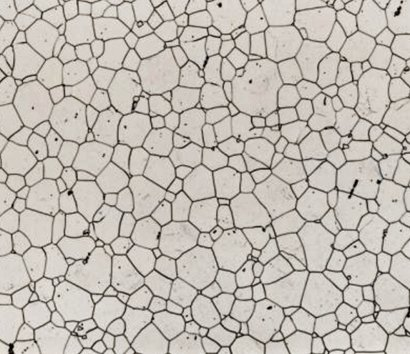
#> input picture grains2.jpg, 410 x 354 px, found by its file name
$ python keyPoints_Detectors_Descriptors_OpenCV_L13_main.py
#> lines starting #> are read from the running program, lines starting #| are printed output that depends on the picture
#Keypoints are points of interest in an image that can be used to compare
# images and perform tasks such as image alignment and registration.
# These points can be automatically detected (defined) by the system using
# algorithms such as SIFT, SURF, and ORB. Some of these algorithms can also
# define the descriptors to make key points really useful for image
# processing tasks.

# Harris Corner Detection


import numpy as np
import cv2
from matplotlib import pyplot as plt

img = cv2.imread('E:\Research\IMG Processing\Image Processing using Python/grains2.jpg',0)
#> img: shape (354, 410); min 0, max 240, mean 188.2

# gray = cv2.cvtColor(img, cv2.COLOR_BGR2GRAY)
# gray = np.float32(gray)

# harris = cv2.cornerHarris(gray, 2 , 3, 0.04)
# img[harris> 0.01*harris.max()] = [255, 0, 0]
# cv2.imshow("Harris-Corner Detection", img)
# cv2.imwrite("Harris-Corner Detection_L13.png",img)
# cv2.waitKey(0)

#################################################################

# Shi Tomasi Corner Detection
# It is used to track good features in an image

# corners = cv2.goodFeaturesToTrack(gray,50, 0.01,10) # 50 is detector points
# corners = np.uint(corners)
# #print(corners)

# for i in corners:
#     x,y = i.ravel()
#     cv2.circle(img,(x,y), 3, 255, -1)

# cv2.imshow("Shi Tomasi Corner Detection", img)
# cv2.imwrite("Shi Tomasi Corner Detection_L13.png",img)
# cv2.waitKey(0)

#################################################################
# This is key point detectors Harris and Shi Tomasi
# SIFT = Scale Invariant Feature Transform
# SIFT and SERVE both are detectors and a descriptors because have the
# the information of key points and also has info about the description
# of these key points. SIFT and SERVE not available on OpenCV 3 but available on OpenCV 2


####################################################################

# Fast corner detection algorithm
# Fast = Features Accelerated Segmented Test


# detector = cv2.FastFeatureDetector_create(50) # Detects 50 points
# kp = detector.detect(img, None)

# img2 = cv2.drawKeypoints(img, kp, None, flags=0)

# cv2.imshow("Fast Corner Detection_", img2)
# cv2.imwrite("Fast Corner Detection_L13.png", img2)
# cv2.waitKey(0)
################################################################################################

# FAST Detectot
# BRIEF descriptor

# ORB is combination of FAST and BRIEF (Oriented FAST and Rotated BRIEF)

orb = cv2.ORB_create(50)

kp = orb.detect(img,None)
#> kp = 50 keypoints; strongest (x, y, size): (378, 182, 31), (270, 307, 31), (68, 193, 31), (268, 308, 31)
# compute the descriptors with ORB
kp, des = orb.compute(img, kp)
# draw only keypoints location,not size and orientation
img2 = cv2.drawKeypoints(img, kp, None, color=(0,255,0), flags=cv2.DRAW_MATCHES_FLAGS_DRAW_RICH_KEYPOINTS)
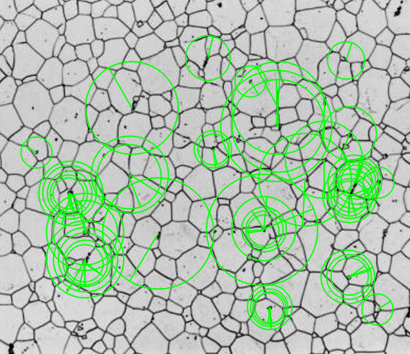
#> img2: shape (354, 410, 3); mean of channels 0, 1, 2 173.4, 193.6, 173.4; drawn as B, G, R
plt.imshow(img2), plt.show()
cv2.imwrite('ORB Image L13.png',img2)


$ run again, with grains1.jpg copied over grains2.jpg
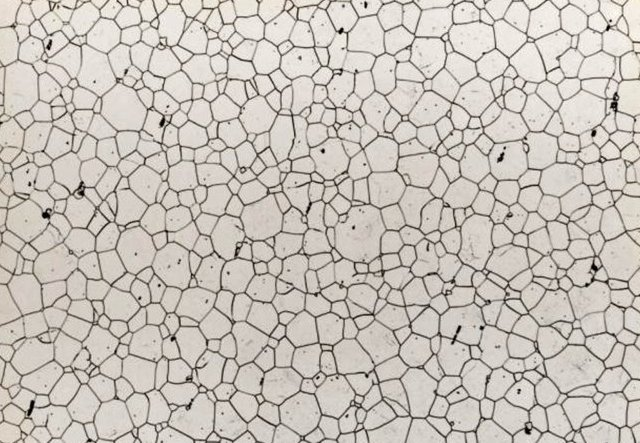
#> input picture grains1.jpg, 640 x 443 px, found by its file name
#> kp = 50 keypoints; strongest (x, y, size): (323, 150, 31), (49, 48, 31), (340, 33, 31), (593, 135, 31)
#> `img2 = cv2.drawKeypoints(img, kp, None, color=(0,255,0), flags=cv2.DRA..`:
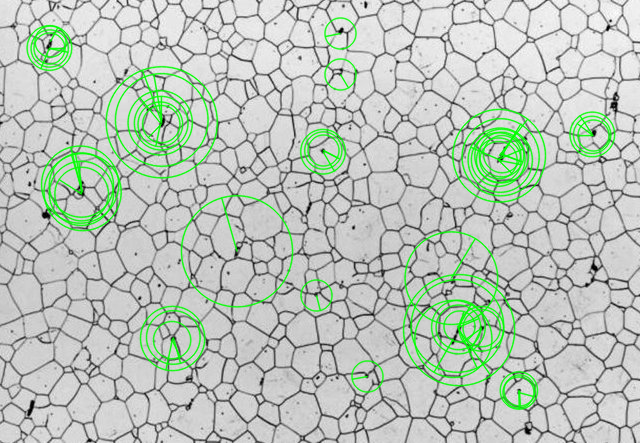
#> img2: shape (443, 640, 3); mean of channels 0, 1, 2 187.1, 197.6, 187.1; drawn as B, G, R

$ run again, with grains3.jpg copied over grains2.jpg
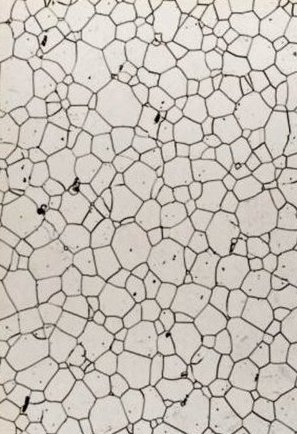
#> input picture grains3.jpg, 297 x 434 px, found by its file name
#> kp = 50 keypoints; strongest (x, y, size): (44, 44, 31), (38, 210, 37.2), (45, 37, 31), (44, 43, 37.2)
#> `img2 = cv2.drawKeypoints(img, kp, None, color=(0,255,0), flags=cv2.DRA..`:
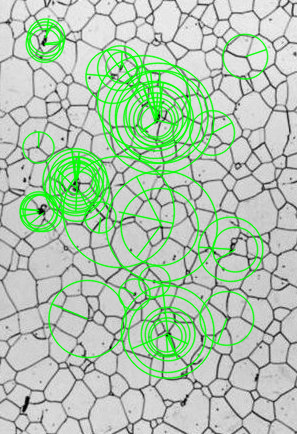
#> img2: shape (434, 297, 3); mean of channels 0, 1, 2 177.6, 199.9, 177.6; drawn as B, G, R
